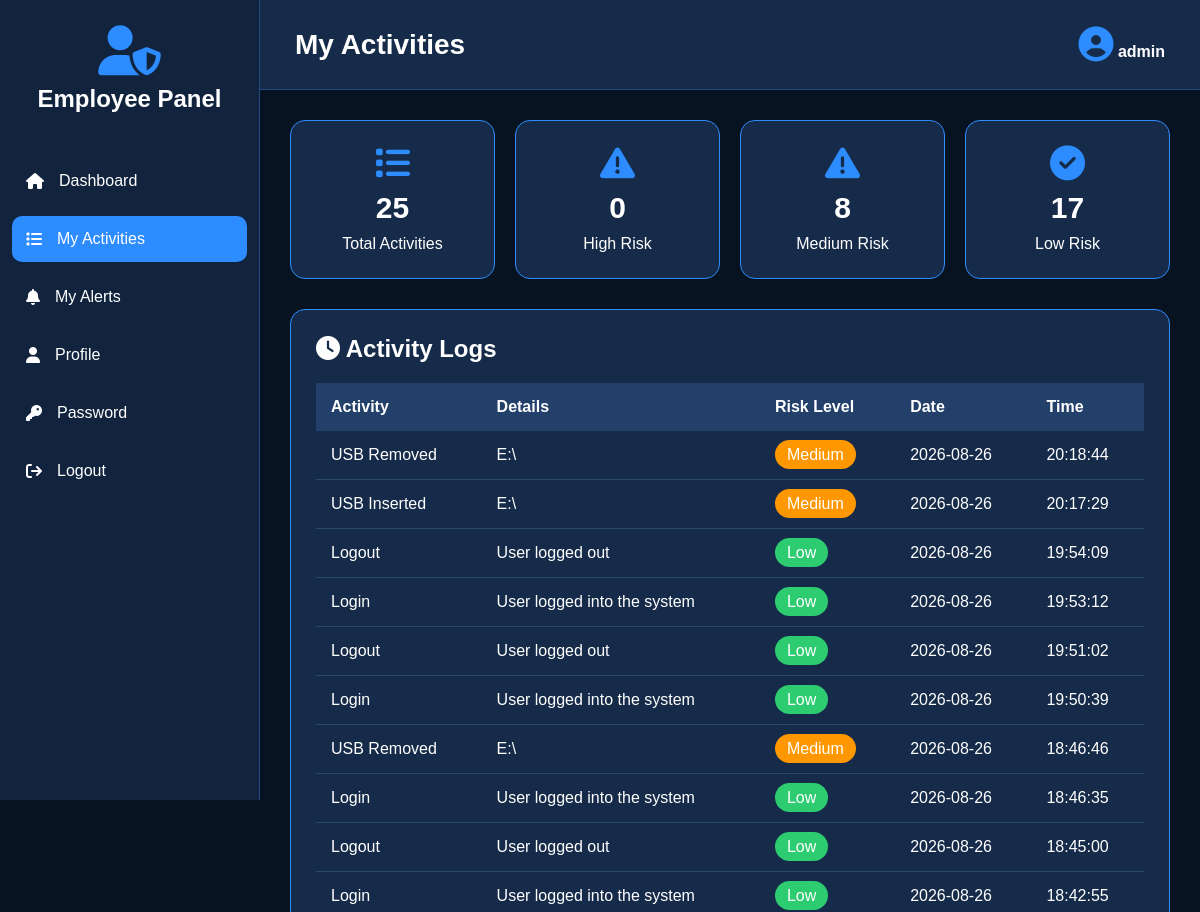
Page /employee_activity (signed in, upper part) on the earlier database version.
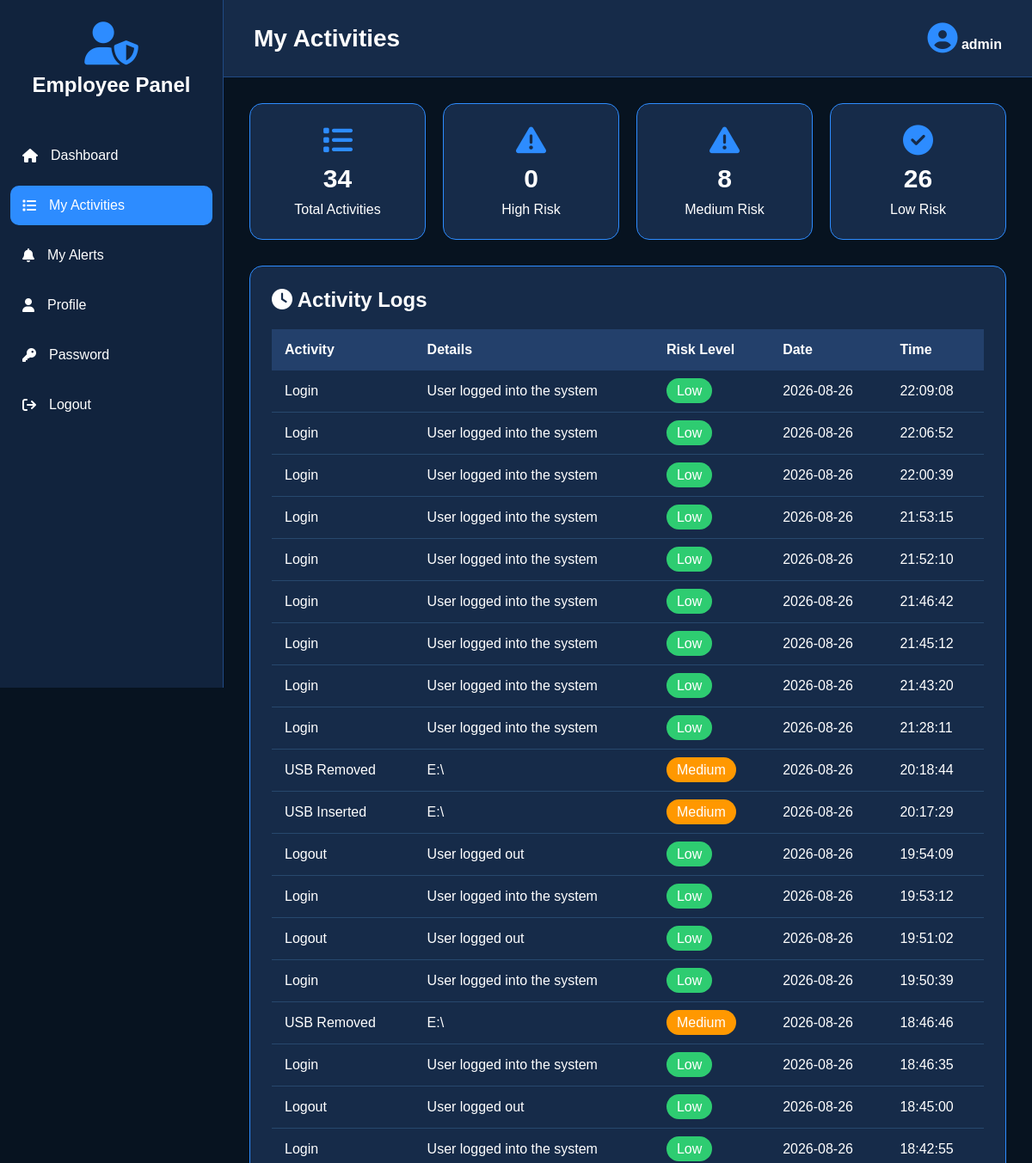
Same page on the later database version.
### tables this page shows
CREATE TABLE activity_logs (
            id INTEGER PRIMARY KEY AUTOINCREMENT,
            username TEXT, activity TEXT, details TEXT,
            risk_level TEXT, date TEXT, time TEXT
        );

### app.py (the view)
@app.route("/employee_activity")
def employee_activity():
    if not login_required():
        return redirect("/")
    username = session["username"]
    conn = get_db()
    rows = conn.execute("""
        SELECT * FROM activity_logs
        WHERE username=? ORDER BY id DESC
    """, (username,)).fetchall()
    conn.close()
    return render_template(
        "employee_activity.html",
        username=username,
        activities=rows,
        total=len(rows),
        high=sum(x["risk_level"] == "High" for x in rows),
        medium=sum(x["risk_level"] == "Medium" for x in rows),
        low=sum(x["risk_level"] == "Low" for x in rows)
    )

### app.py (called while the page is built)
def login_required():
    return "username" in session

### database.py (called while the page is built)
def get_db():
    conn = sqlite3.connect(DATABASE)
    conn.row_factory = sqlite3.Row
    return conn

### templates/employee_activity.html (shortened to what this page needs)
<!DOCTYPE html>
<html lang="en">
<head>
<link rel="stylesheet"
href="https://cdnjs.cloudflare.com/ajax/libs/font-awesome/6.5.2/css/all.min.css">
</head>
<body>
<div class="sidebar">
<div class="logo">
<i class="fa-solid fa-user-shield"></i>
<h2>Employee Panel</h2>
</div>
<ul>
<li>
<a href="/employee_dashboard">
<i class="fa fa-home"></i>
<span>Dashboard</span>
</a>
</li>
<li>
<a href="/employee_activity" class="active">
<i class="fa fa-list"></i>
<span>My Activities</span>
</a>
</li>
<li>
<a href="/employee_alerts">
<i class="fa fa-bell"></i>
<span>My Alerts</span>
</a>
</li>
<li>
<a href="/employee_profile">
<i class="fa fa-user"></i>
<span>Profile</span>
</a>
</li>
<li>
<a href="/change_password">
<i class="fa fa-key"></i>
<span>Password</span>
</a>
</li>
<li>
<a href="/logout">
<i class="fa fa-sign-out"></i>
<span>Logout</span>
</a>
</li>
</ul>
</div>
<div class="main">
<div class="header">
<h1>
My Activities
</h1>
<div class="profile">
<i class="fa fa-circle-user"></i>
<b>{{username}}</b>
</div>
</div>
<div class="content">
<div class="cards">
<div class="card">
<i class="fa fa-list"></i>
<h2>{{total}}</h2>
<p>Total Activities</p>
</div>
<div class="card">
<i class="fa fa-triangle-exclamation"></i>
<h2>{{high}}</h2>
<p>High Risk</p>
</div>
<div class="card">
<i class="fa fa-warning"></i>
<h2>{{medium}}</h2>
<p>Medium Risk</p>
</div>
<div class="card">
<i class="fa fa-check-circle"></i>
<h2>{{low}}</h2>
<p>Low Risk</p>
</div>
</div>
<div class="box">
<h2 style="margin-bottom:20px;">
<i class="fa fa-clock"></i>
Activity Logs
</h2>
<div style="overflow-x:auto;">
<table>
<tr>
<th>Activity</th>
<th>Details</th>
<th>Risk Level</th>
<th>Date</th>
<th>Time</th>
</tr>
{% for activity in activities %}
<tr>
<td>{{activity.activity}}</td>
<td>{{activity.details}}</td>
<td>
{% if activity.risk_level=="High" %}
<span class="risk-high">
High
</span>
{% elif activity.risk_level=="Medium" %}
<span class="risk-medium">
Medium
</span>
{% else %}
<span class="risk-low">
Low
</span>
{% endif %}
</td>
<td>{{activity.date}}</td>
<td>{{activity.time}}</td>
</tr>
{% endfor %}
</table>
</div>
</div>
</div>
</div>
</body>
</html>

Differences in the rows shown:
added activity_logs: activity "Login", details "User logged into the system", risk_level "Low", date "2026-08-26", time "22:09:08"
added activity_logs: activity "Login", details "User logged into the system", risk_level "Low", date "2026-08-26", time "22:06:52"
added activity_logs: activity "Login", details "User logged into the system", risk_level "Low", date "2026-08-26", time "22:00:39"
added activity_logs: activity "Login", details "User logged into the system", risk_level "Low", date "2026-08-26", time "21:53:15"
added activity_logs: activity "Login", details "User logged into the system", risk_level "Low", date "2026-08-26", time "21:52:10"
added activity_logs: activity "Login", details "User logged into the system", risk_level "Low", date "2026-08-26", time "21:46:42"
added activity_logs: activity "Login", details "User logged into the system", risk_level "Low", date "2026-08-26", time "21:45:12"
added activity_logs: activity "Login", details "User logged into the system", risk_level "Low", date "2026-08-26", time "21:43:20"
added activity_logs: activity "Login", details "User logged into the system", risk_level "Low", date "2026-08-26", time "21:28:11"
Other differences:
{{ total }}: "25" → "34"
{{ low }}: "17" → "26"
